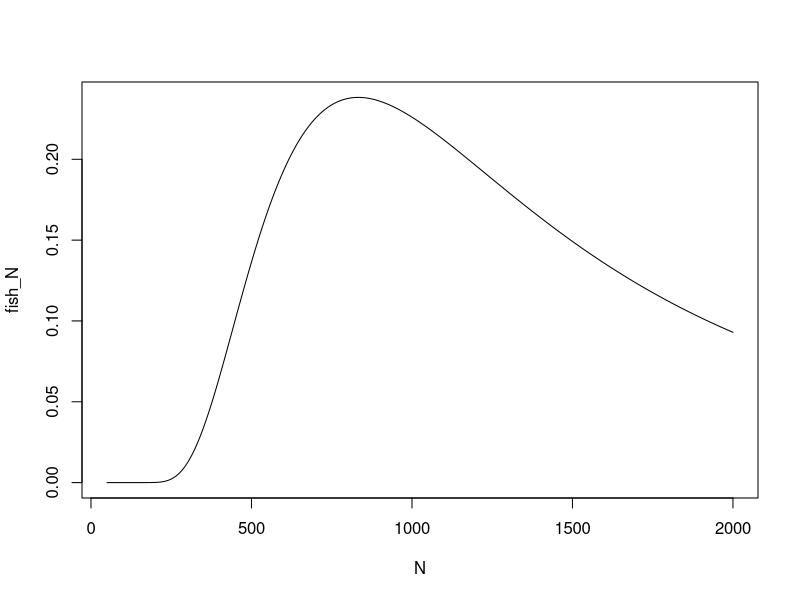

This chart was generated by the following R code:

#EX3
#Q5
pi <- c(1/12,1/9,5/36,5/36,1/9,1/12)
2/9 + sum(pi^2/(pi + 1/6))


#Additional exercise 3
# Q3

# define the probability function
fish <- function(N) choose(50,3)*choose(N-50,47)/choose(N,50)

# generate a integer sequence
N <- 50:2000

## plug in the N to obtain the corresponding probabilities
fish_N <-  fish(N)

# plot the graph with regard to N
# 'type' arguments is to define the plot to be a 'line' plot
plot(N, fish_N,type='l')

# Find the maximum probability
max(fish_N)

# Find the corresponding N
N[which.max(fish_N)]


